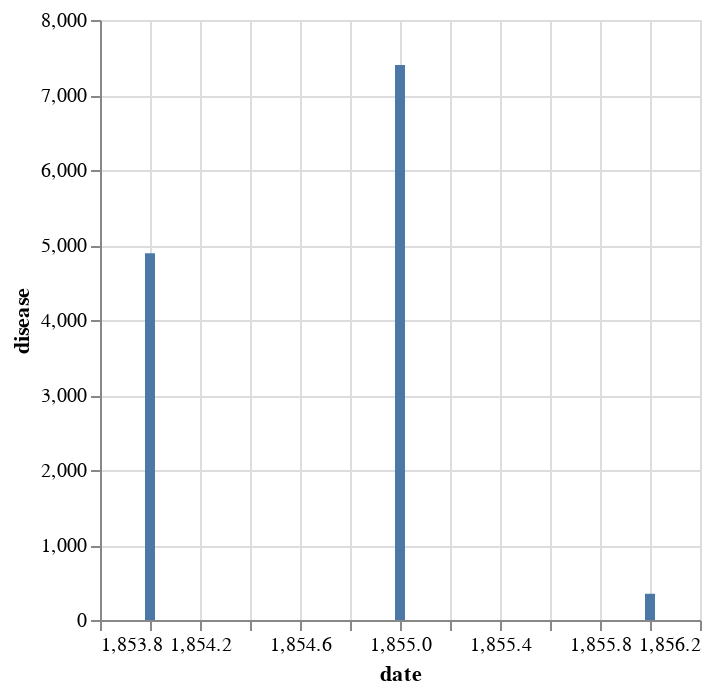

Here is the notebook cell this chart was saved with:
### Code cell
alt.Chart(df).mark_bar().encode(
    x='date',
    y='disease'
)

### Figure 1 — Vega-Lite specification as saved in the notebook (floating-point values rounded to 4 significant figures)
{"config": {"view": {"continuousWidth": 300, "continuousHeight": 300}}, "data": {"name": "data-0c81da4a09661d26fef8e417299a1fdb"}, "mark": {"type": "bar"}, "encoding": {"x": {"field": "date", "type": "quantitative"}, "y": {"field": "disease", "type": "quantitative"}}, "$schema": "https://vega.github.io/schema/vega-lite/v5.16.3.json", "datasets": {"data-0c81da4a09661d26fef8e417299a1fdb": [{"date": 1854, "wounds": 1320, "other": 1675, "disease": 4890}, {"date": 1855, "wounds": 2450, "other": 2505, "disease": 7400}, {"date": 1856, "wounds": 0, "other": 385, "disease": 350}]}}
